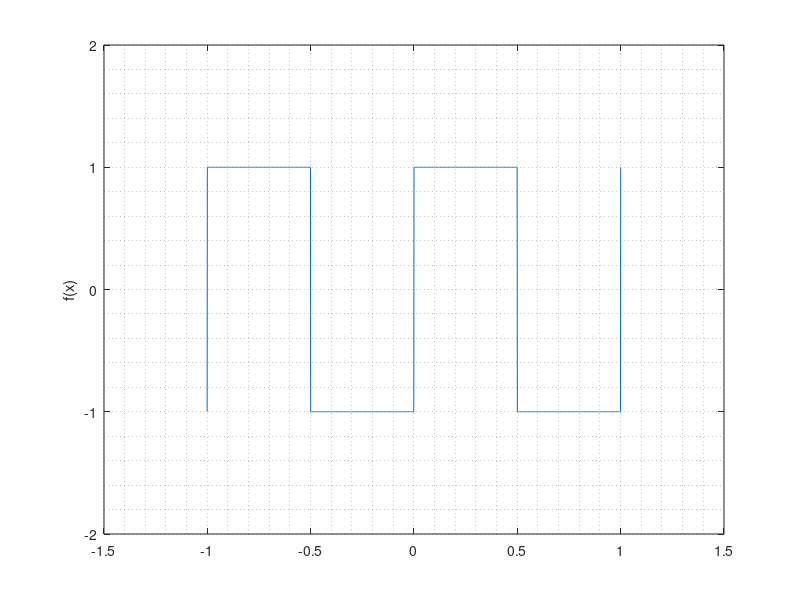

This chart was generated by the following MATLAB code:
clc;
clear;
close all;

T = 1;
t = [-1.001:.001:1];

x = square(2*pi*t/T , 50);
plot(t, x);
xlim([-1.5 1.5]);
ylim([-2 2]);
ylabel('f(x)')
grid minor;